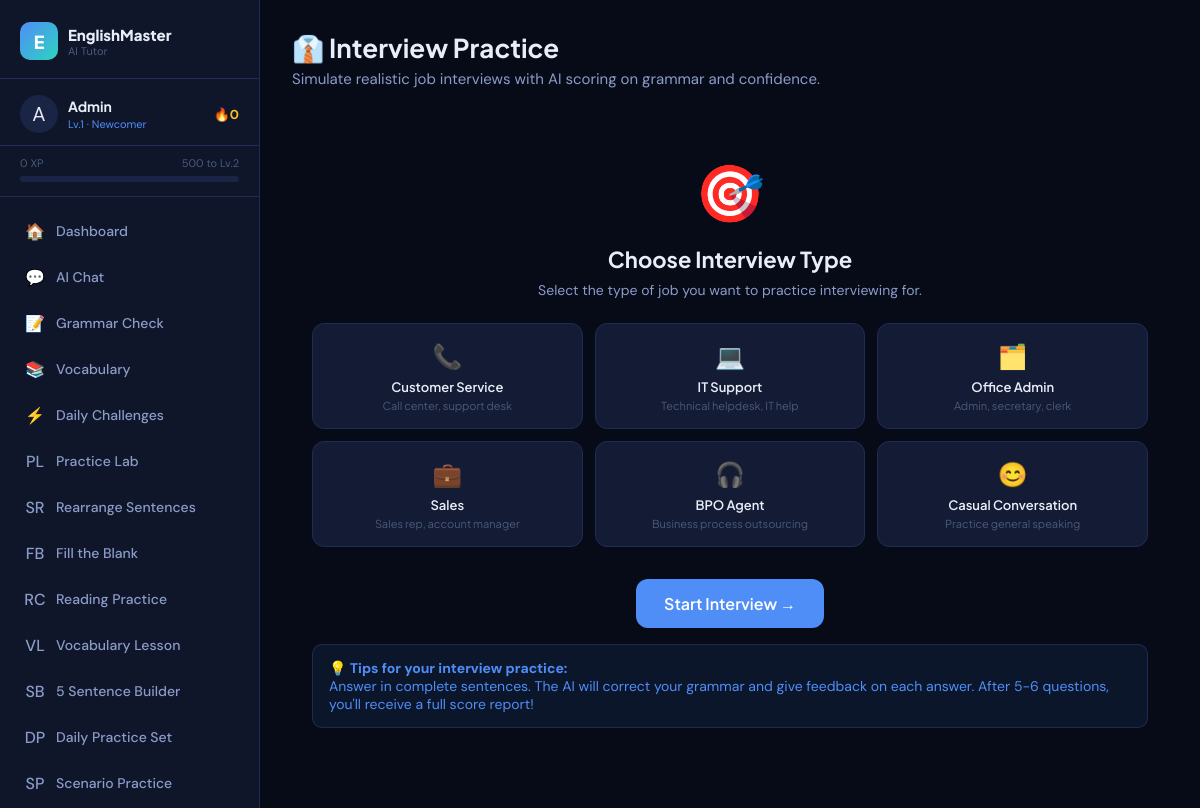
The app's page /interview.php (signed in) with its own data.
### tables this page shows
CREATE TABLE IF NOT EXISTS users (
    id INT AUTO_INCREMENT PRIMARY KEY,
    name VARCHAR(100) NOT NULL,
    email VARCHAR(150) UNIQUE NOT NULL,
    password VARCHAR(255) NOT NULL,
    level INT DEFAULT 1,
    xp INT DEFAULT 0,
    streak INT DEFAULT 0,
    last_active DATE,
    avatar VARCHAR(10) DEFAULT '🧑',
    english_level ENUM('beginner','intermediate','advanced') DEFAULT 'beginner',
    role ENUM('user','admin') NOT NULL DEFAULT 'user',
    created_at TIMESTAMP DEFAULT CURRENT_TIMESTAMP
);

### config.php (called while the page is built, shortened)
<?php
function db() {
    static $conn = null;
    if ($conn === null) {
        $conn = new mysqli(DB_HOST, DB_USER, DB_PASS, DB_NAME);
        $conn->set_charset('utf8mb4');
    }
    return $conn;
}
function currentUser() {
    $db = db();
    $uid = (int)$_SESSION['uid'];
    $r = $db->query("SELECT * FROM users WHERE id = $uid LIMIT 1");
    return $r ? $r->fetch_assoc() : null;
}
function clean($str) {
    return htmlspecialchars(strip_tags(trim($str)), ENT_QUOTES, 'UTF-8');
}
function levelName($level) {
    if ($level <= 2)  return 'Newcomer';
    return 'English Master';
}
function xpToNextLevel($xp) {
    $currentLevel = max(1, (int)floor($xp / 500) + 1);
    $nextLevelXP = $currentLevel * 500;
    $progress = (($xp % 500) / 500) * 100;
    return ['next' => $nextLevelXP, 'progress' => round($progress), 'needed' => $nextLevelXP - $xp];
}
?>

### interview.php (the view, shortened to what this page needs)
<?php
require_once 'config.php';
$jobTypes = [
    'customer_service' => ['label' => 'Customer Service', 'icon' => '📞', 'desc' => 'Call center, support desk'],
    'it_support'       => ['label' => 'IT Support', 'icon' => '💻', 'desc' => 'Technical helpdesk, IT help'],
    'office_admin'     => ['label' => 'Office Admin', 'icon' => '🗂️', 'desc' => 'Admin, secretary, clerk'],
    'sales'            => ['label' => 'Sales', 'icon' => '💼', 'desc' => 'Sales rep, account manager'],
    'bpo_agent'        => ['label' => 'BPO Agent', 'icon' => '🎧', 'desc' => 'Business process outsourcing'],
    'casual'           => ['label' => 'Casual Conversation', 'icon' => '😊', 'desc' => 'Practice general speaking'],
];
include 'includes/header.php';
?>
<div class="page-header">
  <h1>👔 Interview Practice</h1>
  <p>Simulate realistic job interviews with AI scoring on grammar and confidence.</p>
</div>
<div id="setupPanel">
  <div class="interview-setup" style="max-width:100%;">
    <div style="font-size:56px;margin-bottom:16px">🎯</div>
    <h2 style="font-size:22px;margin-bottom:8px;color:var(--text-1)">Choose Interview Type</h2>
    <p style="color:var(--text-2);font-size:14px;margin-bottom:20px">Select the type of job you want to practice interviewing for.</p>
    <div class="job-grid">
      <?php foreach ($jobTypes as $key => $j): ?>
      <div class="job-btn" data-job="<?= $key ?>" onclick="selectJob('<?= $key ?>')">
        <span class="job-icon"><?= $j['icon'] ?></span>
        <div><?= $j['label'] ?></div>
        <div style="font-size:11px;color:var(--text-3);margin-top:4px;font-weight:400"><?= $j['desc'] ?></div>
      </div>
      <?php endforeach; ?>
    </div>
    <button class="btn btn-primary btn-lg" onclick="startInterview()" id="startBtn" disabled style="margin-top:8px">
      Start Interview →
    </button>
    <div class="alert alert-info mt-16" style="text-align:left">
      <div>
        <strong>💡 Tips for your interview practice:</strong><br>
        Answer in complete sentences. The AI will correct your grammar and give feedback on each answer.
        After 5-6 questions, you'll receive a full score report!
      </div>
    </div>
  </div>
</div>
<?php include 'includes/footer.php'; ?>

### includes/header.php (shortened to what this page needs)
<?php
$user = currentUser();
$xpInfo = $user ? xpToNextLevel($user['xp']) : null;
$currentPage = basename($_SERVER['PHP_SELF'], '.php');
?>
<!DOCTYPE html>
<html lang="en">
<head>
<link rel="stylesheet" href="<?= APP_URL ?>/assets/style.css">
</head>
<body>
<div class="app-layout">
  <aside class="sidebar" id="sidebar">
    <div class="sidebar-logo">
      <div class="logo-icon">E</div>
      <div class="logo-text">
        <span class="logo-name">EnglishMaster</span>
        <span class="logo-tag">AI Tutor</span>
      </div>
    </div>
    <?php if ($user): ?>
    <div class="sidebar-user">
      <div class="user-avatar"><?= $user['avatar'] ?></div>
      <div class="user-info">
        <div class="user-name"><?= clean($user['name']) ?></div>
        <div class="user-level">Lv.<?= $user['level'] ?> · <?= levelName($user['level']) ?></div>
      </div>
      <div class="user-streak">🔥<?= $user['streak'] ?></div>
    </div>
    <div class="xp-bar-wrap">
      <div class="xp-bar-label">
        <span><?= number_format($user['xp']) ?> XP</span>
        <span><?= $xpInfo['needed'] ?> to Lv.<?= $user['level']+1 ?></span>
      </div>
      <div class="xp-bar">
      </div>
    </div>
    <nav class="sidebar-nav">
      <a href="<?= APP_URL ?>/dashboard.php" class="nav-item <?= $currentPage==='dashboard'?'active':'' ?>">
        <span class="nav-icon">🏠</span><span class="nav-label">Dashboard</span>
      </a>
      <a href="<?= APP_URL ?>/chat.php" class="nav-item <?= $currentPage==='chat'?'active':'' ?>">
        <span class="nav-icon">💬</span><span class="nav-label">AI Chat</span>
      </a>
      <a href="<?= APP_URL ?>/grammar.php" class="nav-item <?= $currentPage==='grammar'?'active':'' ?>">
        <span class="nav-icon">📝</span><span class="nav-label">Grammar Check</span>
      </a>
      <a href="<?= APP_URL ?>/vocabulary.php" class="nav-item <?= $currentPage==='vocabulary'?'active':'' ?>">
        <span class="nav-icon">📚</span><span class="nav-label">Vocabulary</span>
      </a>
      <a href="<?= APP_URL ?>/challenges.php" class="nav-item <?= $currentPage==='challenges'?'active':'' ?>">
        <span class="nav-icon">⚡</span><span class="nav-label">Daily Challenges</span>
      </a>
      <a href="<?= APP_URL ?>/practice.php" class="nav-item <?= $currentPage==='practice'?'active':'' ?>">
        <span class="nav-icon">PL</span><span class="nav-label">Practice Lab</span>
      </a>
      <a href="<?= APP_URL ?>/sentence_rearrangement.php" class="nav-item <?= $currentPage==='sentence_rearrangement'?'active':'' ?>">
        <span class="nav-icon">SR</span><span class="nav-label">Rearrange Sentences</span>
      </a>
      <a href="<?= APP_URL ?>/fill_blank.php" class="nav-item <?= $currentPage==='fill_blank'?'active':'' ?>">
        <span class="nav-icon">FB</span><span class="nav-label">Fill the Blank</span>
      </a>
      <a href="<?= APP_URL ?>/reading_comprehension.php" class="nav-item <?= $currentPage==='reading_comprehension'?'active':'' ?>">
        <span class="nav-icon">RC</span><span class="nav-label">Reading Practice</span>
      </a>
      <a href="<?= APP_URL ?>/vocabulary_lesson.php" class="nav-item <?= $currentPage==='vocabulary_lesson'?'active':'' ?>">
        <span class="nav-icon">VL</span><span class="nav-label">Vocabulary Lesson</span>
      </a>
      <a href="<?= APP_URL ?>/sentence_builder.php" class="nav-item <?= $currentPage==='sentence_builder'?'active':'' ?>">
        <span class="nav-icon">SB</span><span class="nav-label">5 Sentence Builder</span>
      </a>
      <a href="<?= APP_URL ?>/daily_practice.php" class="nav-item <?= $currentPage==='daily_practice'?'active':'' ?>">
        <span class="nav-icon">DP</span><span class="nav-label">Daily Practice Set</span>
      </a>
      <a href="<?= APP_URL ?>/scenario_practice.php" class="nav-item <?= $currentPage==='scenario_practice'?'active':'' ?>">
        <span class="nav-icon">SP</span><span class="nav-label">Scenario Practice</span>
      </a>
    </nav>
    <?php endif; ?>
  </aside>
  <main class="main-content">

### records on screen
users: avatar "A", name "Admin", level "1", level "Newcomer", streak "0", xp "0", xp "500", $user['level']+1 "2"

### other values on screen
$j['icon'] "📞"
$j['label'] "Customer Service"
$j['desc'] "Call center, support desk"
$j['icon'] "💻"
$j['label'] "IT Support"
$j['desc'] "Technical helpdesk, IT help"
$j['icon'] "🗂️"
$j['label'] "Office Admin"
$j['desc'] "Admin, secretary, clerk"
$j['icon'] "💼"
$j['label'] "Sales"
$j['desc'] "Sales rep, account manager"
$j['icon'] "🎧"
$j['label'] "BPO Agent"
$j['desc'] "Business process outsourcing"
